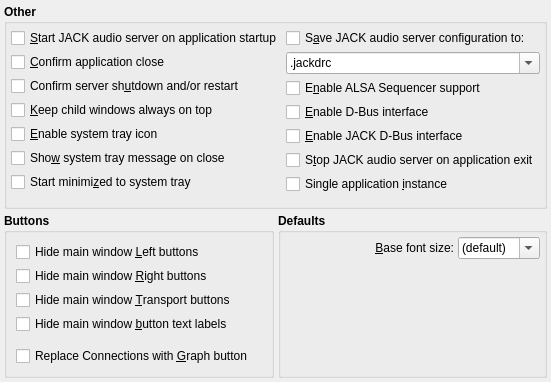
     <widget class="QWidget" name="MiscTabPage">
      <attribute name="title">
       <string>Misc</string>
      </attribute>
      <layout class="QGridLayout">
       <property name="margin">
        <number>4</number>
       </property>
       <property name="spacing">
        <number>4</number>
       </property>
       <item row="0" column="0" colspan="2">
        <widget class="QGroupBox" name="OtherGroupBox">
         <property name="font">
          <font>
           <weight>75</weight>
           <bold>true</bold>
          </font>
         </property>
         <property name="title">
          <string>Other</string>
         </property>
         <property name="flat">
          <bool>true</bool>
         </property>
         <layout class="QGridLayout">
          <property name="margin">
           <number>4</number>
          </property>
          <property name="spacing">
           <number>4</number>
          </property>
          <item row="0" column="0">
           <layout class="QVBoxLayout">
            <property name="spacing">
             <number>4</number>
            </property>
            <property name="margin">
             <number>0</number>
            </property>
            <item>
             <widget class="QCheckBox" name="StartJackCheckBox">
              <property name="font">
               <font>
                <weight>50</weight>
                <bold>false</bold>
               </font>
              </property>
              <property name="toolTip">
               <string>Whether to start JACK audio server immediately on application startup</string>
              </property>
              <property name="text">
               <string>&amp;Start JACK audio server on application startup</string>
              </property>
             </widget>
            </item>
            <item>
             <widget class="QCheckBox" name="QueryCloseCheckBox">
              <property name="font">
               <font>
                <weight>50</weight>
                <bold>false</bold>
               </font>
              </property>
              <property name="toolTip">
               <string>Whether to ask for confirmation on application exit</string>
              </property>
              <property name="text">
               <string>&amp;Confirm application close</string>
              </property>
             </widget>
            </item>
            <item>
             <widget class="QCheckBox" name="QueryShutdownCheckBox">
              <property name="font">
               <font>
                <weight>50</weight>
                <bold>false</bold>
               </font>
              </property>
              <property name="toolTip">
               <string>Whether to ask for confirmation on JACK audio server shutdown and/or restart</string>
              </property>
              <property name="text">
               <string>Confirm server sh&amp;utdown and/or restart</string>
              </property>
             </widget>
            </item>
            <item>
             <widget class="QCheckBox" name="KeepOnTopCheckBox">
              <property name="font">
               <font>
                <weight>50</weight>
                <italic>false</italic>
                <bold>false</bold>
               </font>
              </property>
              <property name="toolTip">
               <string>Whether to keep all child windows on top of the main window</string>
              </property>
              <property name="text">
               <string>&amp;Keep child windows always on top</string>
              </property>
             </widget>
            </item>
            <item>
             <widget class="QCheckBox" name="SystemTrayCheckBox">
              <property name="font">
               <font>
                <weight>50</weight>
                <bold>false</bold>
               </font>
              </property>
              <property name="toolTip">
               <string>Whether to enable the system tray icon</string>
              </property>
              <property name="text">
               <string>&amp;Enable system tray icon</string>
              </property>
             </widget>
            </item>
            <item>
             <widget class="QCheckBox" name="SystemTrayQueryCloseCheckBox">
              <property name="font">
               <font>
                <weight>50</weight>
                <bold>false</bold>
               </font>
              </property>
              <property name="toolTip">
               <string>Whether to show system tray message on main window close</string>
              </property>
              <property name="text">
               <string>Sho&amp;w system tray message on close</string>
              </property>
             </widget>
            </item>
            <item>
             <widget class="QCheckBox" name="StartMinimizedCheckBox">
              <property name="font">
               <font>
                <weight>50</weight>
                <bold>false</bold>
               </font>
              </property>
              <property name="toolTip">
               <string>Whether to start minimized to system tray</string>
              </property>
              <property name="text">
               <string>Start minimi&amp;zed to system tray</string>
              </property>
             </widget>
            </item>
           </layout>
          </item>
          <item row="0" column="1">
           <layout class="QVBoxLayout">
            <property name="spacing">
             <number>4</number>
            </property>
            <property name="margin">
             <number>0</number>
            </property>
            <item>
             <widget class="QCheckBox" name="ServerConfigCheckBox">
              <property name="font">
               <font>
                <weight>50</weight>
                <bold>false</bold>
               </font>
              </property>
              <property name="toolTip">
               <string>Whether to save the JACK server command-line configuration into a local file (auto-start)</string>
              </property>
              <property name="text">
               <string>S&amp;ave JACK audio server configuration to:</string>
              </property>
             </widget>
            </item>
            <item>
             <widget class="QComboBox" name="ServerConfigNameComboBox">
              <property name="font">
               <font>
                <weight>50</weight>
                <bold>false</bold>
               </font>
              </property>
              <property name="toolTip">
               <string>The server configuration local file name (auto-start)</string>
              </property>
              <property name="editable">
               <bool>true</bool>
              </property>
              <item>
               <property name="text">
                <string>.jackdrc</string>
               </property>
              </item>
             </widget>
            </item>
            <item>
             <widget class="QCheckBox" name="AlsaSeqEnabledCheckBox">
              <property name="font">
               <font>
                <weight>50</weight>
                <bold>false</bold>
               </font>
              </property>
              <property name="toolTip">
               <string>Whether to enable ALSA Sequencer (MIDI) support on startup</string>
              </property>
              <property name="text">
               <string>E&amp;nable ALSA Sequencer support</string>
              </property>
             </widget>
            </item>
            <item>
             <widget class="QCheckBox" name="DBusEnabledCheckBox">
              <property name="font">
               <font>
                <weight>50</weight>
                <bold>false</bold>
               </font>
              </property>
              <property name="toolTip">
               <string>Whether to enable D-Bus interface</string>
              </property>
              <property name="text">
               <string>&amp;Enable D-Bus interface</string>
              </property>
             </widget>
            </item>
            <item>
             <widget class="QCheckBox" name="JackDBusEnabledCheckBox">
              <property name="font">
               <font>
                <weight>50</weight>
                <bold>false</bold>
               </font>
              </property>
              <property name="toolTip">
               <string>Whether to enable JACK D-Bus interface</string>
              </property>
              <property name="text">
               <string>&amp;Enable JACK D-Bus interface</string>
              </property>
             </widget>
            </item>
            <item>
             <widget class="QCheckBox" name="StopJackCheckBox">
              <property name="font">
               <font>
                <weight>50</weight>
                <bold>false</bold>
               </font>
              </property>
              <property name="toolTip">
               <string>Whether to stop JACK audio server on application exit</string>
              </property>
              <property name="text">
               <string>S&amp;top JACK audio server on application exit</string>
              </property>
             </widget>
            </item>
            <item>
             <widget class="QCheckBox" name="SingletonCheckBox">
              <property name="font">
               <font>
                <weight>50</weight>
                <bold>false</bold>
               </font>
              </property>
              <property name="toolTip">
               <string>Whether to restrict to one single application instance (X11)</string>
              </property>
              <property name="text">
               <string>Single application &amp;instance</string>
              </property>
             </widget>
            </item>
           </layout>
          </item>
          <item row="1" column="0" colspan="2">
           <spacer>
            <property name="orientation">
             <enum>Qt::Vertical</enum>
            </property>
            <property name="sizeHint">
             <size>
              <width>20</width>
              <height>8</height>
             </size>
            </property>
           </spacer>
          </item>
         </layout>
        </widget>
       </item>
       <item row="1" column="0">
        <widget class="QGroupBox" name="ButtonsGroupBox">
         <property name="font">
          <font>
           <weight>75</weight>
           <bold>true</bold>
          </font>
         </property>
         <property name="title">
          <string>Buttons</string>
         </property>
         <property name="flat">
          <bool>true</bool>
         </property>
         <layout class="QVBoxLayout">
          <item>
           <layout class="QVBoxLayout">
            <property name="spacing">
             <number>4</number>
            </property>
            <property name="margin">
             <number>0</number>
            </property>
            <item>
             <widget class="QCheckBox" name="LeftButtonsCheckBox">
              <property name="font">
               <font>
                <weight>50</weight>
                <bold>false</bold>
               </font>
              </property>
              <property name="toolTip">
               <string>Whether to hide the left button group on the main window</string>
              </property>
              <property name="text">
               <string>Hide main window &amp;Left buttons</string>
              </property>
             </widget>
            </item>
            <item>
             <widget class="QCheckBox" name="RightButtonsCheckBox">
              <property name="font">
               <font>
                <weight>50</weight>
                <bold>false</bold>
               </font>
              </property>
              <property name="toolTip">
               <string>Whether to hide the right button group on the main window</string>
              </property>
              <property name="text">
               <string>Hide main window &amp;Right buttons</string>
              </property>
             </widget>
            </item>
            <item>
             <widget class="QCheckBox" name="TransportButtonsCheckBox">
              <property name="font">
               <font>
                <weight>50</weight>
                <bold>false</bold>
               </font>
              </property>
              <property name="toolTip">
               <string>Whether to hide the transport button group on the main window</string>
              </property>
              <property name="text">
               <string>Hide main window &amp;Transport buttons</string>
              </property>
             </widget>
            </item>
            <item>
             <widget class="QCheckBox" name="TextLabelsCheckBox">
              <property name="font">
               <font>
                <weight>50</weight>
                <bold>false</bold>
               </font>
              </property>
              <property name="toolTip">
               <string>Whether to hide the text labels on the main window buttons</string>
              </property>
              <property name="text">
               <string>Hide main window &amp;button text labels</string>
              </property>
             </widget>
            </item>
            <item>
             <spacer>
              <property name="orientation">
               <enum>Qt::Vertical</enum>
              </property>
              <property name="sizeHint">
               <size>
                <width>20</width>
                <height>8</height>
               </size>
              </property>
             </spacer>
            </item>
            <item>
             <widget class="QCheckBox" name="GraphButtonCheckBox">
              <property name="font">
               <font>
                <weight>50</weight>
                <bold>false</bold>
               </font>
              </property>
              <property name="toolTip">
               <string>Whether to replace Connections with Graph button on the main window</string>
              </property>
              <property name="text">
               <string>Replace Connections with &amp;Graph button</string>
              </property>
             </widget>
            </item>
           </layout>
          </item>
         </layout>
        </widget>
       </item>
       <item row="1" column="1">
        <widget class="QGroupBox" name="DefaultsGroupBox">
         <property name="font">
          <font>
           <weight>75</weight>
           <bold>true</bold>
          </font>
         </property>
         <property name="title">
          <string>Defaults</string>
         </property>
         <property name="flat">
          <bool>true</bool>
         </property>
         <layout class="QGridLayout">
          <property name="margin">
           <number>4</number>
          </property>
          <property name="spacing">
           <number>4</number>
          </property>
          <item row="1" column="0" colspan="3">
           <spacer>
            <property name="orientation">
             <enum>Qt::Vertical</enum>
            </property>
            <property name="sizeHint">
             <size>
              <width>20</width>
              <height>8</height>
             </size>
            </property>
           </spacer>
          </item>
          <item row="0" column="1">
           <widget class="QLabel" name="BaseFontSizeTextLabel">
            <property name="font">
             <font>
              <weight>50</weight>
              <bold>false</bold>
             </font>
            </property>
            <property name="text">
             <string>&amp;Base font size:</string>
            </property>
            <property name="alignment">
             <set>Qt::AlignRight|Qt::AlignTrailing|Qt::AlignVCenter</set>
            </property>
            <property name="buddy">
             <cstring>BaseFontSizeComboBox</cstring>
            </property>
           </widget>
          </item>
          <item row="0" column="2">
           <widget class="QComboBox" name="BaseFontSizeComboBox">
            <property name="font">
             <font>
              <weight>50</weight>
              <bold>false</bold>
             </font>
            </property>
            <property name="toolTip">
             <string>Base application font size (pt.)</string>
            </property>
            <property name="editable">
             <bool>true</bool>
            </property>
            <item>
             <property name="text">
              <string>(default)</string>
             </property>
            </item>
            <item>
             <property name="text">
              <string>6</string>
             </property>
            </item>
            <item>
             <property name="text">
              <string>7</string>
             </property>
            </item>
            <item>
             <property name="text">
              <string>8</string>
             </property>
            </item>
            <item>
             <property name="text">
              <string>9</string>
             </property>
            </item>
            <item>
             <property name="text">
              <string>10</string>
             </property>
            </item>
            <item>
             <property name="text">
              <string>11</string>
             </property>
            </item>
            <item>
             <property name="text">
              <string>12</string>
             </property>
            </item>
           </widget>
          </item>
         </layout>
        </widget>
       </item>
      </layout>
     </widget>
